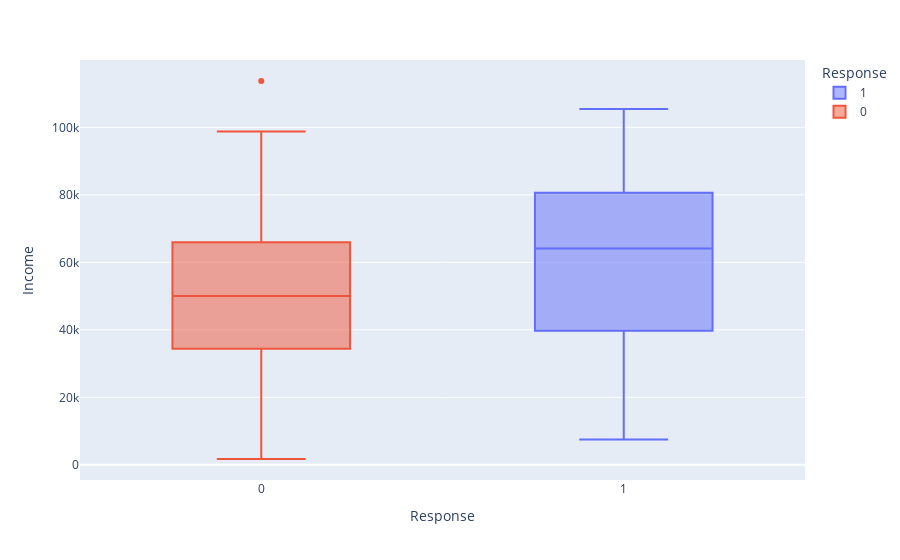

Notebook source saved alongside this figure:
### Code cell
px.box(df[df['Income']<150000], x='Response', y='Income', color='Response')

### Figure 1 — Plotly figure (JSON) as saved in the notebook; plotly's stock layout.template omitted (floating-point values rounded to 4 significant figures; data arrays with more than 128 entries replaced by an {"elided": "..."} marker saying what was removed)
{"data": [{"alignmentgroup": "True", "hovertemplate": "Response=%{x}<br>Income=%{y}<extra></extra>", "legendgroup": "1", "marker": {"color": "#636efa"}, "name": "1", "notched": false, "offsetgroup": "1", "orientation": "v", "showlegend": true, "type": "box", "x": {"elided": "333 int values"}, "x0": " ", "xaxis": "x", "y": {"elided": "333 int values"}, "y0": " ", "yaxis": "y"}, {"alignmentgroup": "True", "hovertemplate": "Response=%{x}<br>Income=%{y}<extra></extra>", "legendgroup": "0", "marker": {"color": "#EF553B"}, "name": "0", "notched": false, "offsetgroup": "0", "orientation": "v", "showlegend": true, "type": "box", "x": {"elided": "1875 int values"}, "x0": " ", "xaxis": "x", "y": {"elided": "1875 int values"}, "y0": " ", "yaxis": "y"}], "layout": {"autosize": true, "boxmode": "overlay", "legend": {"title": {"text": "Response"}, "tracegroupgap": 0}, "margin": {"t": 60}, "xaxis": {"anchor": "y", "autorange": true, "categoryarray": [1, 0], "categoryorder": "array", "domain": [0, 1], "range": [-0.5, 1.5], "title": {"text": "Response"}, "type": "linear"}, "yaxis": {"anchor": "x", "autorange": true, "domain": [0, 1], "range": [-4492.0, 120000.0], "title": {"text": "Income"}, "type": "linear"}}}
